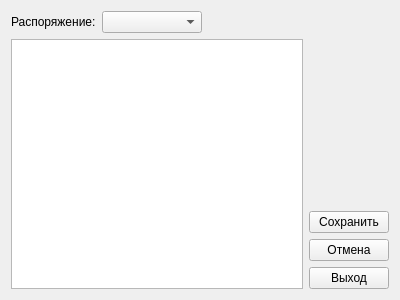
<?xml version="1.0" encoding="UTF-8"?>
<ui version="4.0">
 <class>ShipmentForm</class>
 <widget class="QWidget" name="ShipmentForm">
  <property name="geometry">
   <rect>
    <x>0</x>
    <y>0</y>
    <width>400</width>
    <height>300</height>
   </rect>
  </property>
  <property name="windowTitle">
   <string>Схема-расчет выдачи</string>
  </property>
  <property name="windowIcon">
   <iconset resource="../transport_control.qrc">
    <normaloff>:/images/new.png</normaloff>:/images/new.png</iconset>
  </property>
  <layout class="QVBoxLayout" name="verticalLayout_2">
   <item>
    <layout class="QHBoxLayout" name="horizontalLayout_3">
     <item>
      <widget class="QLabel" name="label_3">
       <property name="text">
        <string>Распоряжение:</string>
       </property>
      </widget>
     </item>
     <item>
      <widget class="QComboBox" name="cbOrder">
       <property name="sizePolicy">
        <sizepolicy hsizetype="Fixed" vsizetype="Fixed">
         <horstretch>0</horstretch>
         <verstretch>0</verstretch>
        </sizepolicy>
       </property>
       <property name="minimumSize">
        <size>
         <width>100</width>
         <height>0</height>
        </size>
       </property>
      </widget>
     </item>
     <item>
      <spacer name="horizontalSpacer_2">
       <property name="orientation">
        <enum>Qt::Horizontal</enum>
       </property>
       <property name="sizeHint" stdset="0">
        <size>
         <width>40</width>
         <height>20</height>
        </size>
       </property>
      </spacer>
     </item>
    </layout>
   </item>
   <item>
    <layout class="QHBoxLayout" name="horizontalLayout">
     <item>
      <widget class="QTableView" name="tvShipment"/>
     </item>
     <item>
      <layout class="QVBoxLayout" name="verticalLayout">
       <item>
        <spacer name="verticalSpacer">
         <property name="orientation">
          <enum>Qt::Vertical</enum>
         </property>
         <property name="sizeHint" stdset="0">
          <size>
           <width>20</width>
           <height>40</height>
          </size>
         </property>
        </spacer>
       </item>
       <item>
        <widget class="QPushButton" name="pbSave">
         <property name="text">
          <string>Сохранить</string>
         </property>
        </widget>
       </item>
       <item>
        <widget class="QPushButton" name="pbCancel">
         <property name="text">
          <string>Отмена</string>
         </property>
        </widget>
       </item>
       <item>
        <widget class="QPushButton" name="pushButton_exit">
         <property name="text">
          <string>Выход</string>
         </property>
        </widget>
       </item>
      </layout>
     </item>
    </layout>
   </item>
  </layout>
 </widget>
 <tabstops>
  <tabstop>cbOrder</tabstop>
  <tabstop>pbSave</tabstop>
  <tabstop>pbCancel</tabstop>
  <tabstop>pushButton_exit</tabstop>
  <tabstop>tvShipment</tabstop>
 </tabstops>
 <resources>
  <include location="../transport_control.qrc"/>
 </resources>
 <connections/>
</ui>
